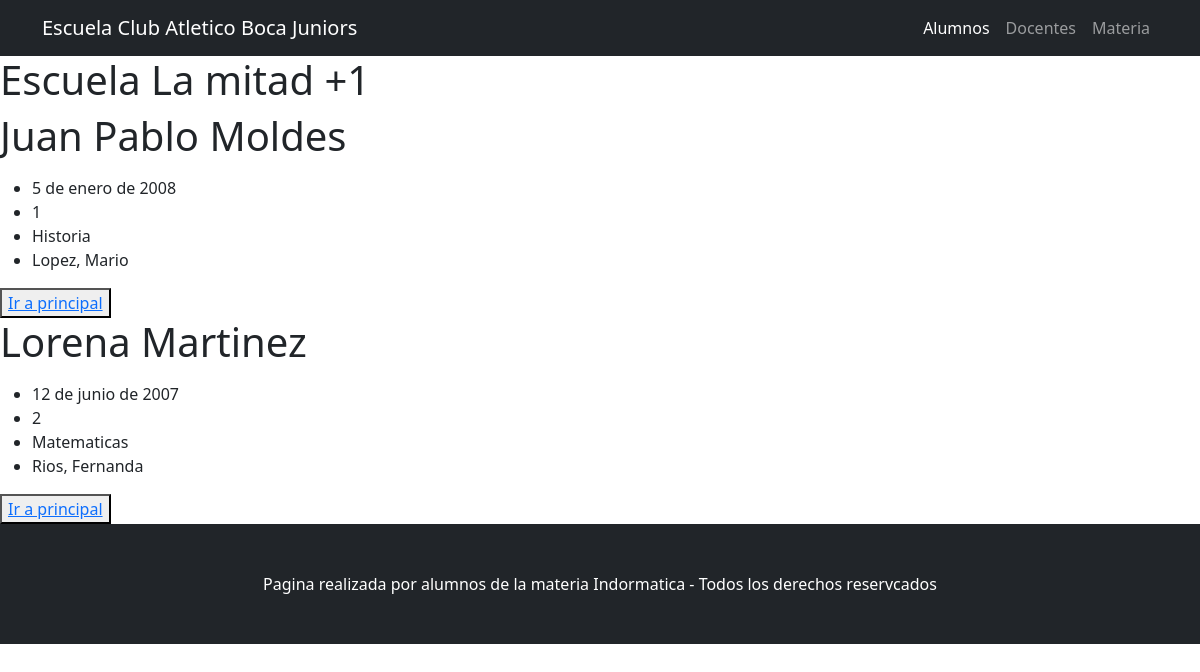
Page /alumno/ on the committed database.
### alumno/models.py (models this page shows, shortened)
class Alumno(models.Model):
    nombre = models.CharField(max_length=250)
    apellido = models.CharField(max_length=150)
    fecha_de_nacimiento = models.DateField(null=True, blank=True)
    año_curso= models.PositiveBigIntegerField(unique=True)
    docente_id = models.ForeignKey("docente.Docente", on_delete=models.SET_NULL, null=True)
    materia_id = models.ForeignKey("materia.Materia", on_delete=models.SET_NULL, null=True)
    año = models.ManyToManyField("Año", through="Inscripcion")

### materia/models.py (models this page shows)
class Materia(models.Model):
    nombre = models.CharField(max_length=150, unique=True)
    codigo = models.CharField(max_length=30, unique=True)
    docente = models.ForeignKey("docente.Docente", related_name="materias", on_delete=models.SET_NULL, null=True, blank=True)
    def __str__(self) -> str:
        return self.nombre

### docente/models.py (models this page shows)
class Docente(models.Model):
    nombre = models.CharField(max_length=150)
    apellido = models.CharField(max_length=150)
    materia_id = models.ForeignKey("materia.Materia", related_name="docentes", on_delete=models.SET_NULL, null=True, blank=True)
    año= models.ManyToManyField(Año, through='Curso')
    def __str__(self) -> str:
        return f"{self.apellido}, {self.nombre}"

### alumno/views.py (the view)
# urls.py: path("", views.index, name="index"),
def index(request):
    consulta = models.Alumno.objects.all()
    contexto = {"alumnos": consulta}
    return render (request, "alumno/index.html", contexto)

### alumno/templates/alumno/index.html (shortened to what this page needs)
{% extends 'core/base.html' %}
{% block titulo_aplicacion %}
    Escuela La mitad +1
{% endblock titulo_aplicacion %}
{% block contenido %}
    {% for alumno in alumnos %}
    <h1>{{alumno.nombre}} {{alumno.apellido}}</h1>
    <p>
        <ul>
            <li>{{alumno.fecha_de_nacimiento}}</li>
            <li>{{alumno.año_curso}}</li>
            <li>{{alumno.materia_id}}</li>
            <li>{{alumno.docente_id}}</li>
    </ul></p>
    <button ><a href="{% url 'core:index' %}">Ir a principal</a></button>
    {% endfor %}
{% endblock contenido %}

### core/templates/core/base.html (shortened to what this page needs)
{% load static %}
<!DOCTYPE html>
<html lang="es">
    <head>
        <link href="{% static 'core/css/styles.css' %}" rel="stylesheet" />
    </head>
    <body>
        {% include 'core/componentes/navbar.html' %}
            <h1>
                {% block titulo_aplicacion %}
                {% endblock titulo_aplicacion %}
            </h1>
        {% block contenido %}
        {% endblock contenido %}
        {% include 'core/componentes/footer.html' %}
    </body>
</html>

### core/templates/core/componentes/navbar.html (shortened to what this page needs)
<nav class="navbar navbar-expand-lg navbar-dark bg-dark">
    <div class="container">
        <a class="navbar-brand" href="#!">Escuela Club Atletico Boca Juniors</a>
        <div class="collapse navbar-collapse" id="navbarSupportedContent">
            <ul class="navbar-nav ms-auto mb-2 mb-lg-0">
                <li class="nav-item"><a class="nav-link active" aria-current="page" href="{% url 'alumno:index' %}">Alumnos</a></li>
                <li class="nav-item"><a class="nav-link" href="{% url 'docente:index' %}">Docentes</a></li>
                <li class="nav-item"><a class="nav-link" href="{% url 'materia:index' %}">Materia</a></li>
            </ul>
        </div>
    </div>
</nav>

### core/templates/core/componentes/footer.html
<footer class="py-5 bg-dark fixed-botom">
    <div class="container"><p class="m-0 text-center text-white">Pagina realizada por alumnos de la materia Indormatica - Todos los derechos reservcados</p></div>
</footer>

### rows in the picture
Alumno: nombre "Juan Pablo", apellido "Moldes", fecha_de_nacimiento "5 de enero de 2008", año_curso "1", materia_id "Historia", docente_id "Lopez, Mario"
Alumno: nombre "Lorena", apellido "Martinez", fecha_de_nacimiento "12 de junio de 2007", año_curso "2", materia_id "Matematicas", docente_id "Rios, Fernanda"
